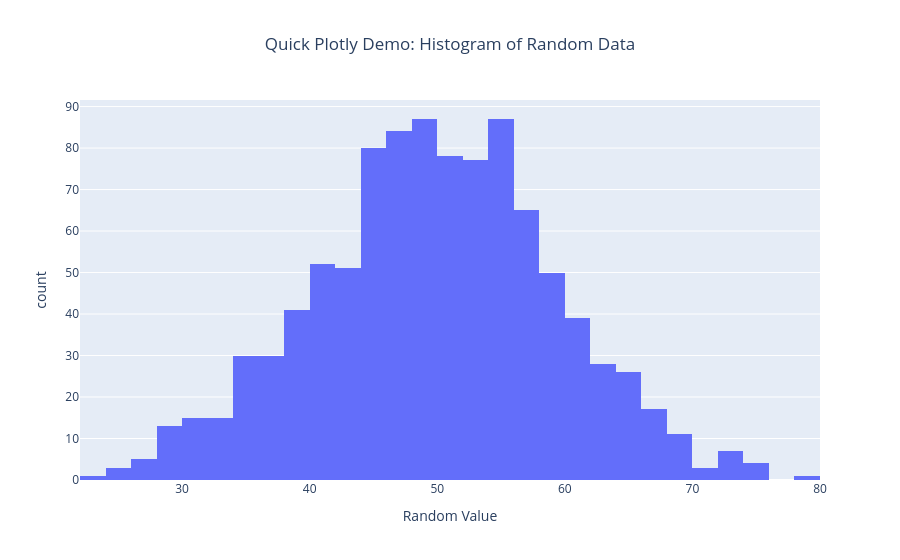

Notebook code for this chart:
### Markdown cell above
## Graphing with Plotly and Plotly Dash (Visualization Library)

For this project, I chose [Plotly](https://plotly.com/) and their dashboard/app tool, [Plotly Dash](https://plotly.com/dash/). Plotly is a very powerful charts library - created by a company of the same name - that's built on Javascript to create highly interactive charts and displays. It supports a wide variety of charts and graphs out of the box and allows for high levels of customization. Plotly Dash is built on top of Plotly, combining a small local webserver (Flask), the Javascript implementation of Plotly, and React.js. Dash allows you to map your python elements directly to HTML, creating a simple web app without the need to do any HTML or Javascript yourself.

Plotly also integrates directly into Jupyter with no extensions needed, making it a great addition to any notebook utilizing data visualization. It includes additional Jupyter configuration options like multiple rendering types and themes natively.

Personally, I chose Plotly because I had a small amount of previous experience building simple charts with it before and it's been recommended to me in the past by coworkers who were former data analysts. While working with it, I found several aspects of the library that I felt made it a good fit for this project. First is that it's quite easy to spin up charts using Plotly and its depth of documentation makes any troubleshooting easier due to its well of public information. Secondly, I think the HTML-styled dashboarding is a very intuitive way of building the dashboard itself; I spent very little time putting down boilerplate code because it matches HTML's simplicity. Then when it came to styling, my familiarity with CSS made it easy to style the charts as well.  

The major drawback I identified with it was the configuration options needed to work with Google Colab. Since it's heavily reliant on Javascript and local webservers, the configuration differences between a local notebook and Google Colab and differ quite a bit. For this notebook to run in Google Colab, you must add `app.run(mode="inline")` to any of the `app.run()` Plotly calls.

### Plotly Examples

Here's a quick example of a histogram in Plotly using randomly generated data:

### Code cell
import numpy as np
import plotly.express as px

data = np.random.normal(loc=50, scale=10, size=1000)
fig = px.histogram(data, nbins=30, labels={'value': 'Random Value'}, title='Quick Plotly Demo: Histogram of Random Data')
fig.update_layout(showlegend=False, title_x=0.5)
fig.show()

### Figure 1 — Plotly figure (JSON) as saved in the notebook; plotly's stock layout.template omitted (floating-point values rounded to 4 significant figures; data arrays with more than 128 entries replaced by an {"elided": "..."} marker saying what was removed)
{"data": [{"bingroup": "x", "hovertemplate": "variable=0<br>Random Value=%{x}<br>count=%{y}<extra></extra>", "legendgroup": "0", "marker": {"color": "#636efa", "pattern": {"shape": ""}}, "name": "0", "nbinsx": 30, "orientation": "v", "showlegend": true, "type": "histogram", "x": {"elided": "1000 float values"}, "xaxis": "x", "yaxis": "y"}], "layout": {"barmode": "relative", "legend": {"title": {"text": "variable"}, "tracegroupgap": 0}, "showlegend": false, "title": {"text": "Quick Plotly Demo: Histogram of Random Data", "x": 0.5}, "xaxis": {"anchor": "y", "domain": [0, 1], "title": {"text": "Random Value"}}, "yaxis": {"anchor": "x", "domain": [0, 1], "title": {"text": "count"}}}}
